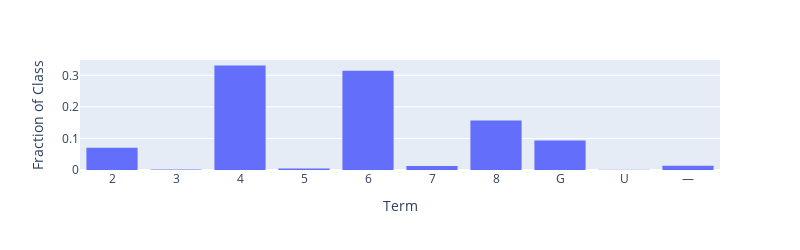

Notebook code cell kept with this figure:
### Markdown cell above
### What year are you?

### Code cell
fig = px.histogram(majors['Terms in Attendance'].sort_values(),
                   histnorm='probability')

fig.update_layout(showlegend=False,
                  xaxis_title="Term",
                  yaxis_title="Fraction of Class",
                  autosize=False, 
                  width=800, 
                  height=250)

### Figure 1 — Plotly figure (JSON) as saved in the notebook; plotly's stock layout.template omitted (floating-point values rounded to 4 significant figures; data arrays with more than 128 entries replaced by an {"elided": "..."} marker saying what was removed)
{"data": [{"alignmentgroup": "True", "bingroup": "x", "histnorm": "probability", "hovertemplate": "variable=Terms in Attendance<br>value=%{x}<br>probability=%{y}<extra></extra>", "legendgroup": "Terms in Attendance", "marker": {"color": "#636efa", "pattern": {"shape": ""}}, "name": "Terms in Attendance", "offsetgroup": "Terms in Attendance", "orientation": "v", "showlegend": true, "type": "histogram", "x": {"elided": "1205 str values"}, "xaxis": "x", "yaxis": "y"}], "layout": {"autosize": false, "barmode": "relative", "height": 250, "legend": {"title": {"text": "variable"}, "tracegroupgap": 0}, "margin": {"t": 60}, "showlegend": false, "width": 800, "xaxis": {"anchor": "y", "domain": [0, 1], "title": {"text": "Term"}}, "yaxis": {"anchor": "x", "domain": [0, 1], "title": {"text": "Fraction of Class"}}}}
